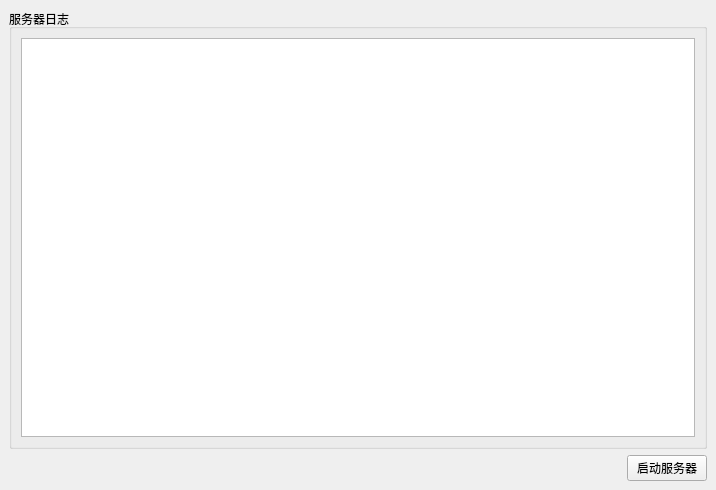
<?xml version="1.0" encoding="UTF-8"?>
<ui version="4.0">
 <class>MainWindow</class>
 <widget class="QMainWindow" name="MainWindow">
  <property name="geometry">
   <rect>
    <x>0</x>
    <y>0</y>
    <width>716</width>
    <height>490</height>
   </rect>
  </property>
  <property name="windowTitle">
   <string>服务器</string>
  </property>
  <widget class="QWidget" name="centralwidget">
   <layout class="QGridLayout" name="gridLayout_2">
    <item row="0" column="0">
     <widget class="QGroupBox" name="groupBox">
      <property name="title">
       <string>服务器日志</string>
      </property>
      <layout class="QGridLayout" name="gridLayout">
       <item row="1" column="0">
        <widget class="QPlainTextEdit" name="logEditer"/>
       </item>
      </layout>
     </widget>
    </item>
    <item row="1" column="0">
     <layout class="QHBoxLayout" name="horizontalLayout">
      <item>
       <spacer name="horizontalSpacer">
        <property name="orientation">
         <enum>Qt::Orientation::Horizontal</enum>
        </property>
        <property name="sizeHint" stdset="0">
         <size>
          <width>40</width>
          <height>20</height>
         </size>
        </property>
       </spacer>
      </item>
      <item>
       <widget class="QPushButton" name="startStopButton">
        <property name="text">
         <string>启动服务器</string>
        </property>
       </widget>
      </item>
     </layout>
    </item>
   </layout>
  </widget>
 </widget>
 <resources/>
 <connections/>
</ui>
